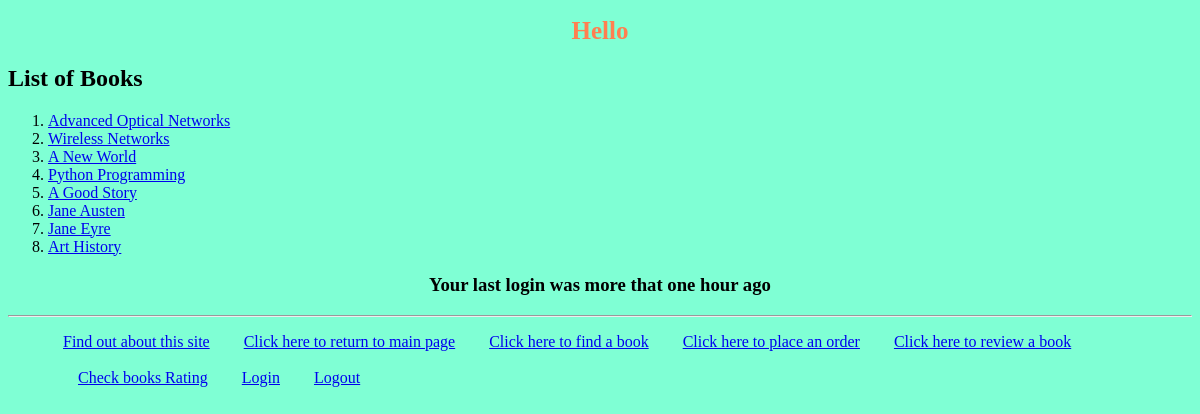
The page /myapp/ on the database its author committed.
### myapp/models.py (models this page shows, shortened)
class Book(models.Model):
    CATEGORY_CHOICES = [
        ('S', 'Scinece&Tech'),
        ('F', 'Fiction'),
        ('B', 'Biography'),
        ('T', 'Travel'),
        ('O', 'Other')
    ]
    title = models.CharField(max_length=200)
    category = models.CharField(max_length=1, choices=CATEGORY_CHOICES, default='S')
    num_pages = models.PositiveIntegerField(default=100)
    price = models.DecimalField(max_digits=10, decimal_places=2)
    description = models.TextField(blank=True)
    publisher = models.ForeignKey(Publisher, related_name='books', on_delete=models.CASCADE)
    num_reviews = models.PositiveIntegerField(default=0)

### myapp/views.py (the view)
# urls.py: path(r'', views.index, name='index'),
def index(request):
    if 'last_login' in request.session:
        last_login = request.session['last_login']
    else:
        last_login = 'Your last login was more that one hour ago'
    booklist = Book.objects.all().order_by('id')[:10]
    return render(request, 'myapp/index.html', {'booklist': booklist, 'last_login': last_login})

### templates/myapp/index.html
{% extends 'myapp/base.html' %}
{% block body_block %}
    {% if booklist %}
        <h2>List of Books</h2>
        <ol>
            {% for book  in booklist %}
                <li> <a href="{% url 'myapp:book_detail' book.id %}">{{book.title}} </a> </li>
            {% endfor %}
        </ol>
        <h3 align="center">{{ last_login }}</h3>
    {% else %}
        <strong>There are no available books!</strong>
    {% endif %}
{% endblock %}

### myapp/templates/myapp/base.html (shortened to what this page needs)
<!DOCTYPE html>
{% load staticfiles %}
<html>
    <head>
        <link rel="stylesheet" type="text/css" href="{% static 'myapp/style.css' %}" />
    </head>
    <body>
        <div>
            <h1>{% block myhdg %}Hello {{request.user.username}} {% endblock %}</h1>
            {% block body_block %}*** {% endblock %}
        </div>
        <hr />
        <div>
            <ul>
                <li class="hbar1"><a href="{% url 'myapp:about' %}">Find out about this site</a></li>
                <li class="hbar1"><a href = "{% url 'myapp:index' %}">Click here to return to main page</a></li>
                <li class="hbar1"><a href = "{% url 'myapp:findbooks' %}">Click here to find a book</a></li>
                <li class="hbar1"><a href = "{% url 'myapp:place_order' %}">Click here to place an order</a></li>
                <li class="hbar1"><a href = "{% url 'myapp:review' %}">Click here to review a book</a><br><br></li>
                <li class="hbar1"><a href = "{% url 'myapp:chk_reviews_index' %}">Check books Rating</a></li>
                <li class="hbar1"><a href = "{% url 'myapp:login' %}">Login</a></li>
                <li class="hbar1"><a href = "{% url 'myapp:logout' %}">Logout</a></li>
            </ul>
        </div>
    </body>
</html>

### myapp/static/myapp/style.css (style rules this page uses)
h1 { color: coral; font-size: 25px; text-align: center; }
body { background-color: aquamarine; }
.hbar1 { display: inline; margin: 15px; }

### rows shown on the page
Book: title "Advanced Optical Networks"
Book: title "Wireless Networks"
Book: title "A New World"
Book: title "Python Programming"
Book: title "A Good Story"
Book: title "Jane Austen"
Book: title "Jane Eyre"
Book: title "Art History"

### other values the page prints
{{ last_login }} "Your last login was more that one hour ago"
